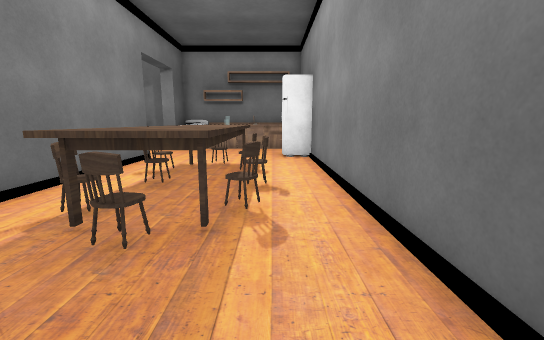
view 1 (above)

17 first-person views from a walk through a scene from a Unity 3-D project. The camera is 1.3 m above the floor, tilts 10° down and sees 90° across. The floor is counted in squares, 1 m on a side. Each view is taken from the middle of a square. On the plan, view 1 faces up. The plan holds only what a view shows up to about 13 squares ahead; the rest is blank. The place goes on beyond the plan. The player character is not drawn. Some animated figures are left out. Door leaves are left out, so doorways stand open. Some surface patterns are stand-ins.

view 2
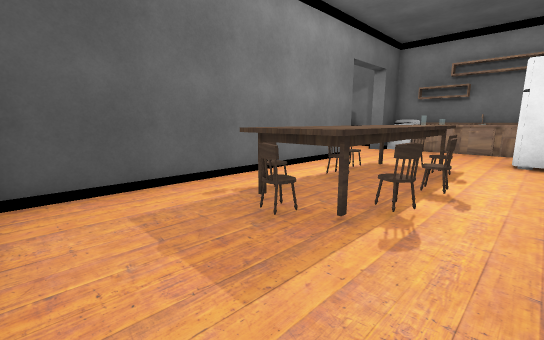

view 3
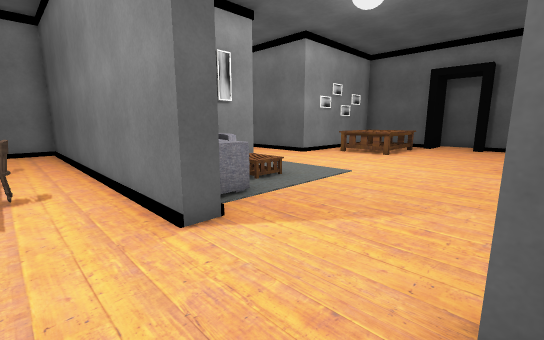

view 4
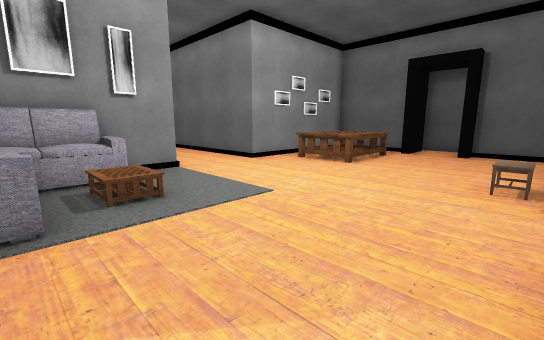

view 5
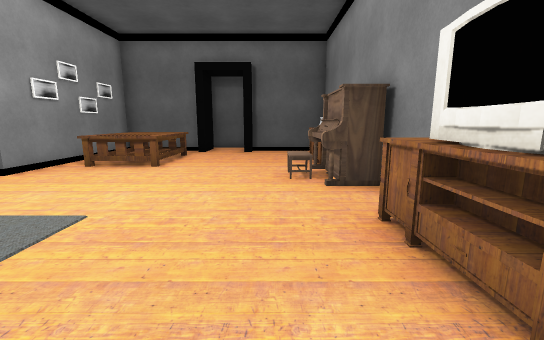

view 6
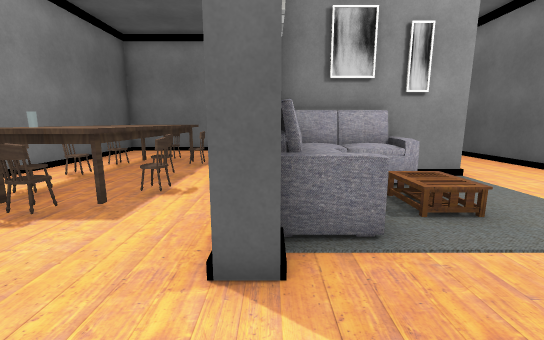

view 7
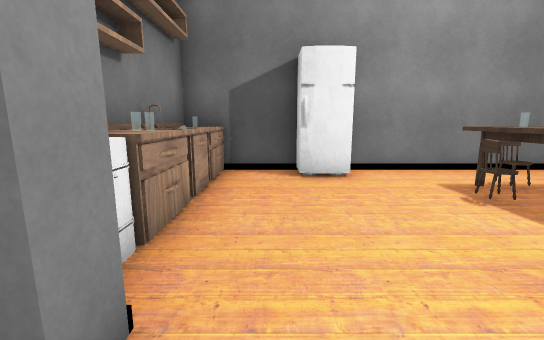

view 8
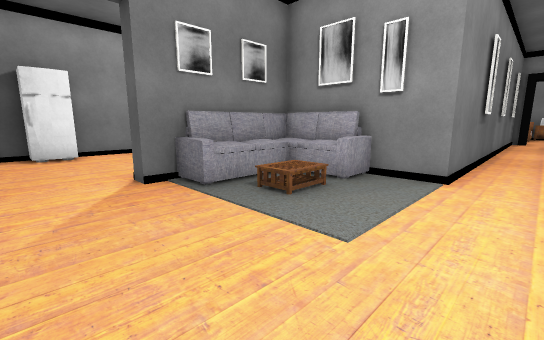

view 9
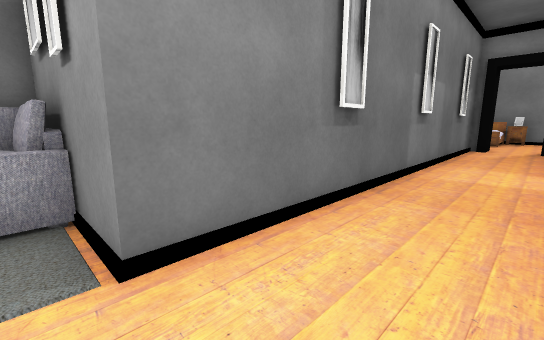

view 10
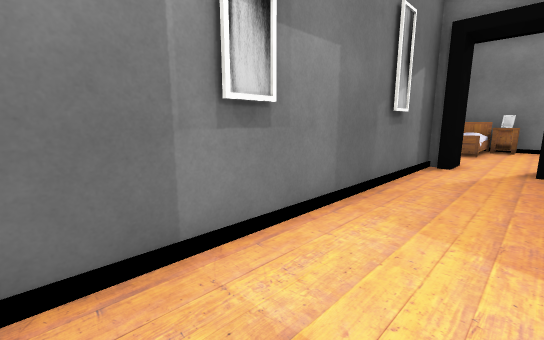

view 11
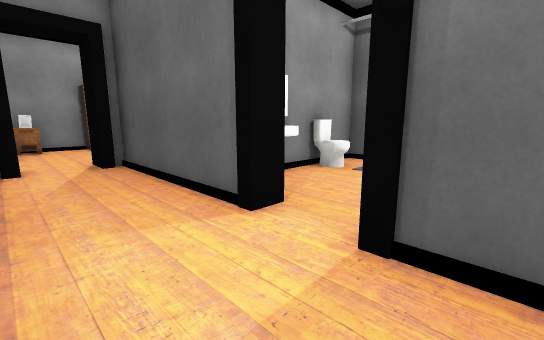

view 12
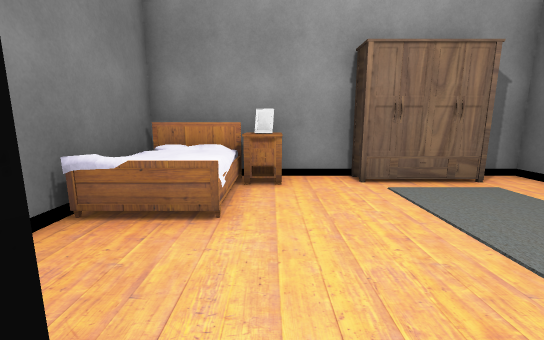

view 13
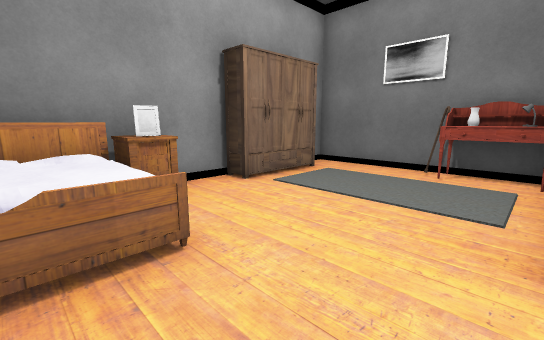

view 14
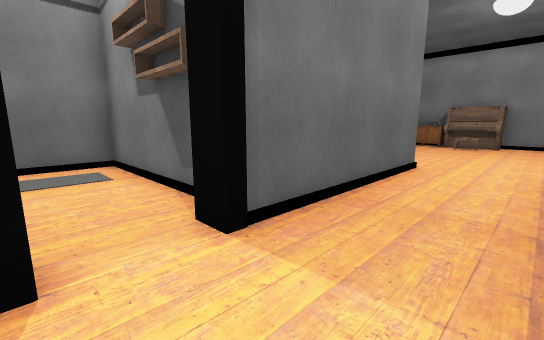

view 15
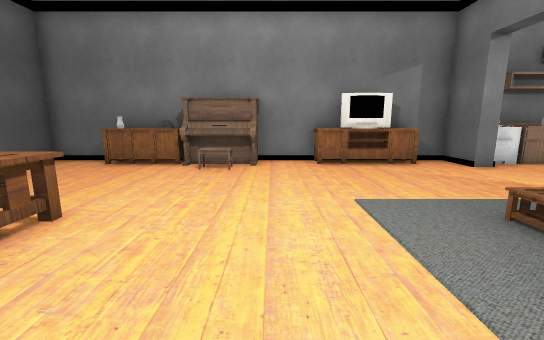

view 16
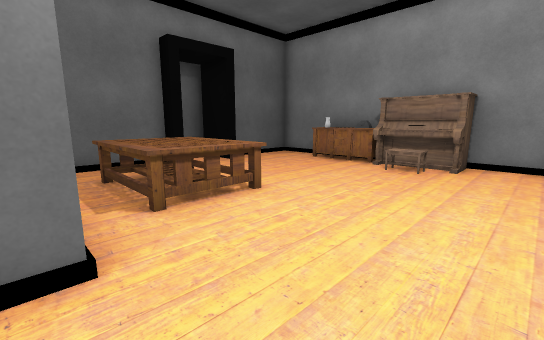

view 17
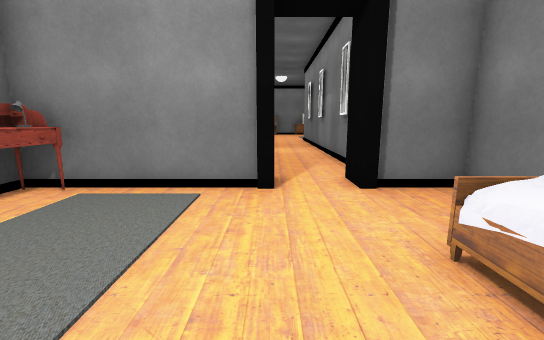

### Floor plan
Points are (right, up) in squares from view 1. A wall is a line through its corners. A room is listed if a view was taken in it or the views show most of it. See-through windows are left out.
Room 1 (views 1, 2, 3, 4, 5, 6, 7, 8, 9, 10, 11, 14, 15, 16)
walls: (-5.6, 5.4) (-5, 5.4); (-5.1, 8.5) (-5.1, 9.9) (-4.5, 9.9) (-4.5, 8.4); (-4.5, 5.6) (-4.5, -0.6) (1.5, -0.6) (1.5, 10.1) (0.5, 10.1) (0.3, 10.7) (0.5, 11.3) (1.5, 11.3) (1.5, 14.4) (-3.4, 14.4); (-4.5, 12.9) (-5.1, 12.9) (-5.1, 14.4) (-6.4, 14.4); (-9.7, 14.4) (-11.5, 14.4); (0.4, 10.1) (0.4, 10.8); (-14.4, 13.3) (-16.2, 13.3); (0.4, 10.7) (0.4, 11.3); (-14.4, 14.4) (-18.5, 14.4) (-18.5, 11); (-0.1, 14.1) (-1.5, 14.1); (-18.5, 8.9) (-18.5, 5.4) (-12.6, 5.4) (-12.6, -1); (-12.6, -3.2) (-12.6, -9); (1.5, 13.3) (-2.6, 13.3); (-9.6, -9) (-9.6, 5.4) (-8.4, 5.4)
low walls: (-14.3, 8.4) (-14.3, 6.8); (-14.7, 8.4) (-14.7, 6.9); (-14.9, 8.4) (-14.9, 6.6); (-15.5, 8.4) (-15.5, 6.7); (-15.8, 8.3) (-15.8, 6.8); (-16.9, 8.6) (-14, 8.6) (-14, 6.5) (-16.9, 6.5)
ways out: opening at (-11, -9) to room 2; opening at (-13, -2) to room 3; open door at (-18, 9.5) to room 4
objects: other object (-14, 14); piano (-13, 13) to (-12, 14); TV (-9, 14) to (-7, 14); sofa (-8, 5) to (-5, 9); stove (-4, 14) to (-3, 14); chair (-3, 4); chair (-3, 6); chair (-3, 7); chair (-2, 3); table (-2, 3) to (-1, 8); chair (-2, 8); chair (0, 4); chair (0, 6); chair (0, 7)
Room 2 (views 12, 13, 17)
walls: (-12.2, -9.6) (-17, -9.6) (-17, -15.6) (-16.2, -15.6); (-11.3, -14.6) (-10.4, -14.6); (-11.1, -14.8) (-10.5, -14.9); (-15.8, -14.8) (-12.9, -14.8) (-12.9, -15.6) (-8.1, -15.6) (-8.1, -9.6) (-9.9, -9.6)
low walls: (-11.1, -14.8) (-10.5, -14.8)
ways out: opening at (-11, -9) to room 1
objects: box (-16, -11) to (-16, -10); bed (-10, -15) to (-9, -13)
Room 3 (no view inside)
walls: (-14.4, -0.6) (-19.1, -0.6) (-19.1, -2.9); (-19.1, -5.1) (-15.5, -5.1)
low walls: (-16.8, -4) (-16.7, -4.3) (-16.8, -5)
ways out: opening at (-13, -2) to room 1
Room 4 (no view inside)
walls: (-20.1, 11.1) (-20.1, 8.9)
ways out: open door at (-18, 9.5) to room 1

Where each view was taken, in squares from view 1:
view 1: 0 up, 0 right, facing up
view 2: 0 up, 1 right, facing up-left
view 3: 13 up, 3 left, facing down-left
view 4: 13 up, 6 left, facing down-left
view 5: 12 up, 6 left, facing left
view 6: 12 up, 5 left, facing down
view 7: 12 up, 6 left, facing right
view 8: 12 up, 11 left, facing down-right
view 9: 6 up, 12 left, facing down-right
view 10: 0 up, 12 left, facing down-right
view 11: 0 up, 10 left, facing down-left
view 12: 9 down, 11 left, facing down
view 13: 10 down, 9 left, facing down-left
view 14: 3 down, 10 left, facing up-left
view 15: 5 up, 11 left, facing up
view 16: 5 up, 10 left, facing up-left
view 17: 15 down, 12 left, facing up
